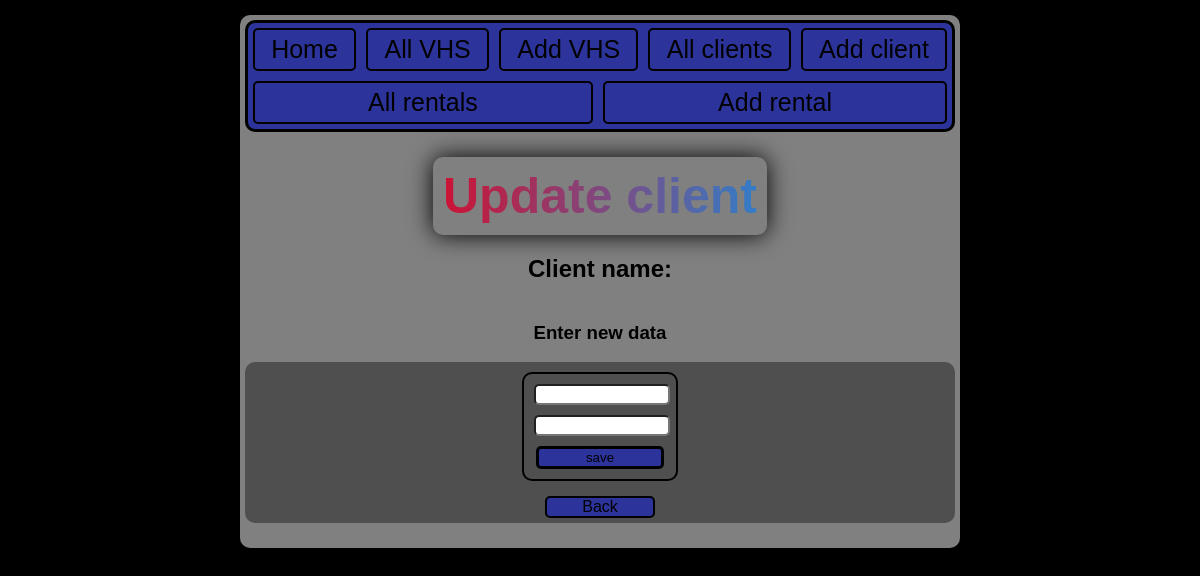
Before: /client/2/update with the older database file.
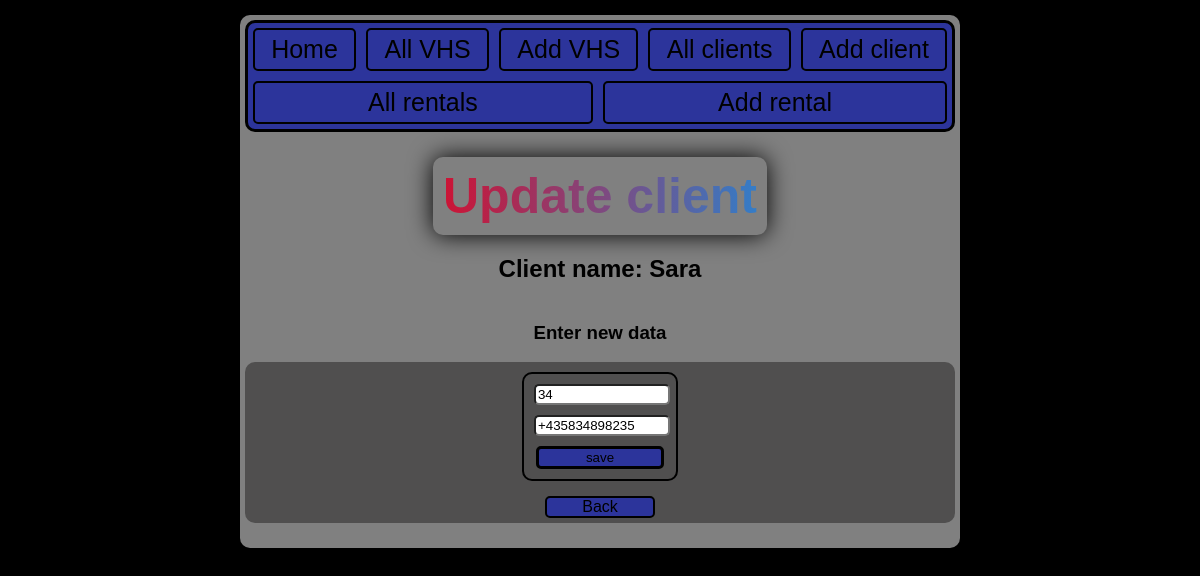
After: the same page with the newer database file.
### flaskr/db_models.py (models this page shows, shortened)
class Client(db.Model):
    __bind_key__ = 'rentals'
    __tablename__ = 'clients'
    id_client = db.Column(db.Integer, primary_key=True)
    name = db.Column(db.String)
    age = db.Column(db.Integer)
    phone = db.Column(db.String)

### flaskr/routes/client.py (the view)
@app.route("/client/<int:id>/update", methods=["GET", "POST"])
def update_client(id):
    client = Client.query.get(id)
    if request.method == "POST":
        data_in = {
            "key_in": "update",
            "obj_bd": client,
            "name": client.name,
            "age": request.form["age"],
            "phone": request.form["phone"],
        }
        valid_res = validateUpdateClient(data_in)
        if valid_res:
            flash(valid_res)
            return redirect(f"/client/{id}/update")
        try:
            client.age = data_in["age"]
            client.phone = data_in["phone"]
            db.session.commit()
            return redirect(f"/client/{id}")
        except Exception as err:
            return f"failed to update:/n {str(err)}"
    else:
        return render_template("client/update_client_page.html", client=client)

### flaskr/templates/client/update_client_page.html
{% extends "base.html" %}
{% block content %}
<h1 id="home-title" style="margin-top: 25px;">Update client</h1>
<h2 style="text-align: center;">Client name: {{ client.name }}</h2>
<h3 style="text-align: center;">Enter new data</h3>
<div class="vhs-update">
    <form method="post">
    <input type="number" name="age" id="age" value="{{ client.age }}"><br>
    <input type="text" name="phone" id="phone" value="{{ client.phone }}"><br>
    <input class="button-all" type="submit" value="save">
    </form>
    <a class="button-all" href="/all_clients">Back</a>
</div>
<div class="flash-error">{{ get_flashed_messages()[0] }}</div>
{% endblock %}

Changed rows visible on the page:
added Client: name "Sara", age "34", phone "+435834898235"
